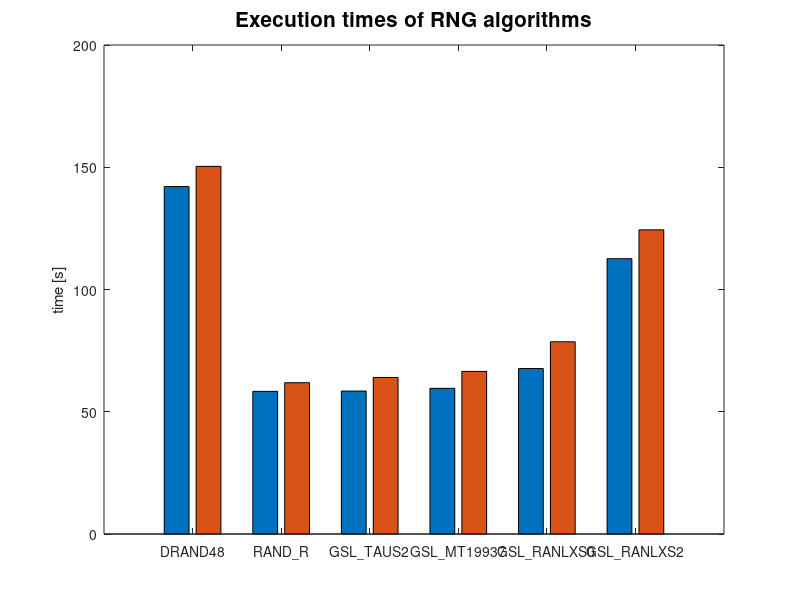

Here is the MATLAB script that generated this plot: (Note: this script raises an error after producing the figure.)
% RESULT DISPLAY %

close all;

% RNG impact (task; chunk) &
% DRAND48, RAND_R, GSL_TAUS2, GSL_MT19937, GSL_RANLXS0, GSL_RANXLS2 %
rng =  [142.099, 150.365; 58.337, 61.884; 58.468, 64.028; 59.577, 66.5; 67.681, 78.621; 112.612, 124.408];
bar(rng);
ylabel('time [s]');
title('Execution times of RNG algorithms','FontSize',15);
set(gca, 'XTickLabel', {'DRAND48', 'RAND\_R', 'GSL\_TAUS2', 'GSL\_MT19937', 'GSL\_RANLXS0', 'GSL\_RANLXS2'});
ax = gca;
ax.XAxis.FontSize = 15;
ax.YAxis.FontSize = 15;
legend({'Task','Transparent'},'FontSize',15);
figure;

% Task Based MT19937 performance vs. serial 12 replicas %
% 1 2 4 6 8 10 12 %
res = [491.197 495.404; 267.168 272.454; 176.913 190.74; 174.847 185.078; 162.753 175.078; 191.435 161.318; 144.203 157.896];
bar(res);
ylabel('Time [s]')
xlabel('Threads')
title('Execution times of the different solvers running on a varying amount of threads','FontSize',15);
set(gca,'XTickLabel',{1,2,4,6,8,10,12});
ax = gca;
ax.XAxis.FontSize = 15;
ax.YAxis.FontSize = 15;
hold on
plot(xlim,[457.561 457.561], 'r','LineWidth',2.5)
legend({'Task','Transparent','Serial'},'FontSize',15);

figure;

% Task Based MT19937 performance vs. serial 6 replicas %
% 1 2 4 6 8 10 12 %
res = [243.456 247.845; 132.936 141.238; 104.158 96.743; 87.548 93.382; 87.750 88.726; 87.350 83.07; 87.350 80.051];
bar(res);
ylabel('Time [s]')
xlabel('Threads')
title('Execution times of the different solvers running on a varying amount of threads','FontSize',15);
set(gca,'XTickLabel',{1,2,4,6,8,10,12});
ax = gca;
ax.XAxis.FontSize = 15;
ax.YAxis.FontSize = 15;
hold on
plot(xlim,[221.623 221.623], 'r','LineWidth',2.5)
legend({'Task','Transparent','Serial'},'FontSize',15);

figure;

% Task Based MT19937 performance vs. serial 1 replica %
% 1 2 4 6 8 10 12 %
res = [40.587 42.727; 40.691 24.042; 40.697 15.891; 40.675 15.056; 40.614 14.669; 40.595 13.846; 40.578 13.106];
bar(res);
ylabel('Time [s]')
xlabel('Threads')
title('Execution times of the different solvers running on a varying amount of threads','FontSize',15);
set(gca,'XTickLabel',{1,2,4,6,8,10,12});
ax = gca;
ax.XAxis.FontSize = 15;
ax.YAxis.FontSize = 15;
hold on
plot(xlim,[39.578 39.578], 'r','LineWidth',2.5)
legend({'Task','Transparent','Serial'},'FontSize',15);
